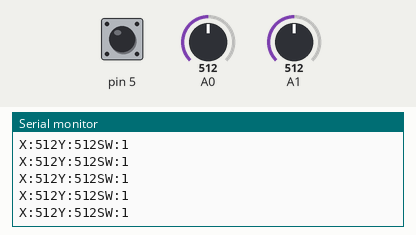
This sketch was run on a simulated Arduino Uno, built with avr-gcc and run on an emulated ATmega328P. Shown: the last lines printed to the serial monitor. Inputs (shaded band) come from the test bench; at power-on: A0 = 512, A1 = 512, pin 5 HIGH.

Above: at 1.2 s.
1.3 s: A0 set to 716
At 1.56 s:
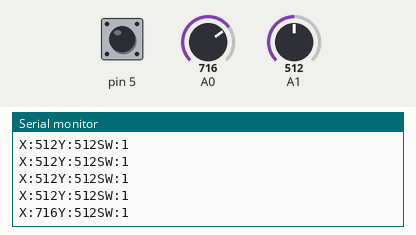
2.8 s: A1 set to 716
At 2.97 s:
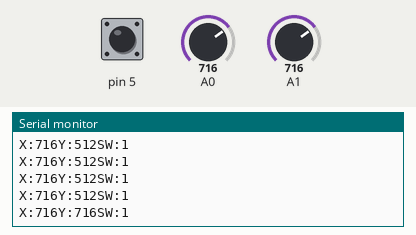
4.3 s: pin 5 pulled LOW for 0.25 s
At 4.57 s:
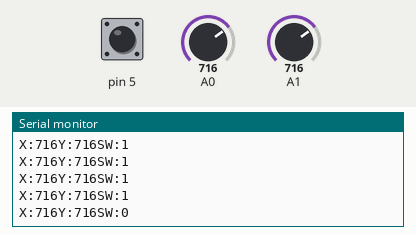
6.0 s: A0 set to 900
At 6.18 s:
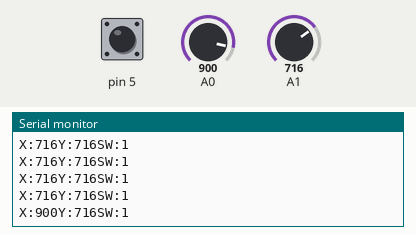
7.5 s: pin 5 pulled LOW for 1 s
At 7.78 s:
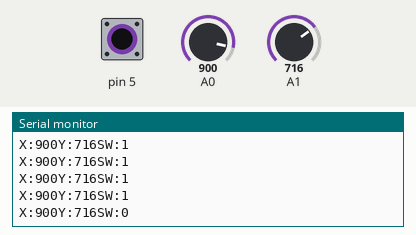
10.0 s: A1 set to 900
At 10.19 s:
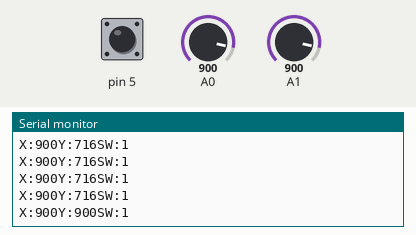
Timing chart, 0 to 12.5 s (numbered marks = the images above; inputs shaded):
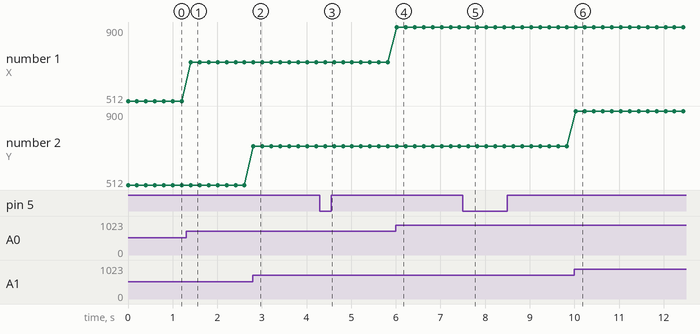

The sketch:

test-code.ino
```cpp
void setup() { pinMode(5, INPUT_PULLUP); Serial.begin(9600); }
void loop() {
Serial.print("X:"); Serial.print(analogRead(A0));
Serial.print("Y:"); Serial.print(analogRead(A1));
Serial.print("SW:"); Serial.println(digitalRead(5));
delay(200);
}
```

Measured:
- after the input at 1.3 s, the serial monitor: prints a new line after 0.11 s (image 1)
- after the input at 2.8 s, the serial monitor: prints a new line at once (image 2)
- after the input at 4.3 s, the serial monitor: prints a new line after 0.12 s (image 3)
- after the input at 6.0 s, the serial monitor: prints a new line at once (image 4)
- after the input at 7.5 s, the serial monitor: prints a new line after 0.13 s (image 5)
- after the input at 10.0 s, the serial monitor: prints a new line at once (image 6)
- plotted number 1: 512 → 716 after the input at 1.3 s, 716 → 900 after the input at 6.0 s
